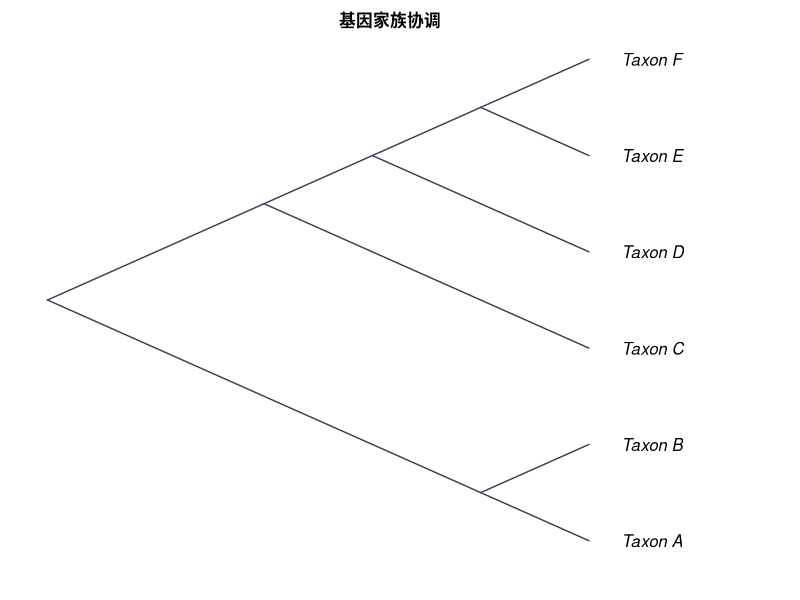

Reproduce this figure in R.
#!/usr/bin/env Rscript
# CladeForge reproducible-analysis script
# Project : 基因家族协调
# Format  : CladeForge project v0.2.0
# Software: CladeForge 0.3.0 (this header is the provenance stamp a
#           reproducibility checklist asks for: software version, generation
#           time and the analysis parameters are printed beside the numbers)
# Generated: (timestamp omitted in fixture)
#
# PARAMETER SUMMARY (what the app used):
#   * parsimony: tie-break = parent-state first, then tip frequency, then
#     declaration order; the reported single path is ONE of possibly many
#     equally parsimonious reconstructions.
#   * Mk: each character's rate is the application's own fit (maximum-likelihood fit (1-D profile over the pruning likelihood)),
#     baked in at generation time; the script replays that number instead of
#     re-fitting, so its posteriors match what the app reported. Characters the
#     app could not fit fall back to 1 / mean(branch length) with a printed
#     note. Display threshold applied post hoc; the posterior is marginal
#     (per-node), NOT joint.
#   * The R implementation below computes the likelihood in ORDINARY space
#     while the app runs in log-space: values agree to floating-point noise on
#     modest trees but can drift on very large or very unbalanced ones.
#   * Node ancestral states asserted by the user in CladeForge are IGNORED by
#     the parsimony baseline (independent reference by design); the R script
#     reproduces that baseline, not the user's hypotheses.
#
# What this script reproduces, and what it does not:
#   REPRODUCED (same algorithms as the application):
#     * Sankoff parsimony with the project's step matrix (advisory baseline);
#     * equal-rates Mk ancestral-state reconstruction (pruning + up-pass), i.e.
#       the posterior probabilities the app reports.
#   APPROXIMATED:
#     * a PDF figure drawn from the same data — character-coloured tips,
#       posterior pies, legend — in the project's cladogram layout
#       (equal branch spacing, like the CladeForge cladogram (branch lengths ignored)). It is NOT a pixel copy of the on-screen figure: manual
#       node positions, collapsed clades, custom reticulation edges, era bands
#       and the interactive ladderising order are GUI state that ape does not
#       consume. The topology, tip labels, states and posteriors are identical;
#       the geometry is a same-data rendering.
#   Branch lengths: present, used as given.
# Run with: Rscript this_file.R   (install.packages("ape") if needed)

library(ape)

# The tree is assembled from vectors rather than parsed from Newick, so every
# label survives byte-exact even where ape's own reader would mangle it.
tree <- structure(
  list(
    edge = matrix(c(7, 8, 7, 9, 8, 1, 8, 2, 9, 3, 9, 10, 10, 4, 10, 11, 11, 5, 11, 6), ncol = 2, byrow = TRUE),
    edge.length = c(40, 40, 60, 60, 60, 30, 30, 15, 15, 15),
    Nnode = 5L,
    tip.label = c("Taxon_A", "Taxon_B", "Taxon_C", "Taxon_D", "Taxon_E", "Taxon_F"),
    node.label = c("物种根", "N1", "N2", "N3", "N4")
  ),
  class = "phylo"
)

# Branch lengths, with an explicit unit-length fallback: a cladogram-only project
# serialises no lengths at all, and 1 / mean(NULL) would poison every
# transition probability below.
bl <- tree$edge.length
if (is.null(bl) || !any(is.finite(bl) & bl > 0)) {
  bl <- rep(1, nrow(tree$edge))
  cat("NOTE: the tree carries no usable branch lengths; Mk probabilities and the\n")
  cat("      figure use unit (equal) branch lengths, i.e. topology-only inference.\n\n")
}

# Equal-rates Mk rate: one expected substitution per mean branch, so the
# transition probabilities are invariant to the tree's absolute scale. Every
# length above is already resolved the way the application resolves it (a
# recorded 0 is a real zero; unset / negative / non-finite became 1), so the mean
# runs over ALL of them — filtering here would drop zero-length and unmeasured
# edges from the average and make this script reconstruct at a different rate
# than the application reports. Deriving it from the fallback-protected bl
# above is what keeps the rate finite for a cladogram-only project.
#
# This fallback rate is used ONLY for a character the application itself could
# not fit (NULL rate below); characters with a baked rate replay the
# application's ML value, so the script's posteriors match the app's instead
# of drifting with the branch-length mean.
rate <- 1 / mean(bl)


characters <- list(

)

# --- helpers ----------------------------------------------------------------

## Equal-rates (ER) Mk transition matrix P(t): the same closed form used by
## CladeForge's inference assistant. The rate is scaled by the mean branch
## length so probabilities are invariant to the tree's absolute scale.
p_er <- function(t, k, rate) {
  e <- exp(-k * rate * t)
  P <- matrix(1 / k, k, k) - (1 / k) * e
  diag(P) <- 1 / k + ((k - 1) / k) * e
  P
}

## Sankoff parsimony down/up pass. 'cost' is k x k; tips absent from tip_states
## are treated as missing data.
sankoff <- function(tree, tip_states, states, cost) {
  ntip <- length(tree$tip.label)
  k <- length(states)
  sidx <- setNames(seq_len(k), states)
  x <- sidx[tip_states[tree$tip.label]]
  parent <- tree$edge[, 1]
  child <- tree$edge[, 2]
  kids <- split(child, parent)
  root <- setdiff(unique(parent), unique(child))
  g <- matrix(0, nrow = ntip + tree$Nnode, ncol = k)
  rownames(g) <- as.character(seq_len(ntip + tree$Nnode))
  ## Down-pass: internal node indices decrease from root, so descending order
  ## visits children before parents.
  for (v in sort(as.integer(names(kids)), decreasing = TRUE)) {
    for (i in seq_len(k)) {
      total <- 0
      for (ch in kids[[as.character(v)]]) {
        if (ch <= ntip) {
          xi <- x[[ch]]
          if (is.na(xi)) next
          total <- total + min(cost[i, ] + ifelse(seq_len(k) == xi, 0, Inf))
        } else {
          total <- total + min(cost[i, ] + g[as.character(ch), ])
        }
      }
      g[as.character(v), i] <- total
    }
  }
  ## Up-pass: assign each node a state minimising cost given its parent.
  node_state <- integer(ntip + tree$Nnode)
  walk <- function(v, parent_state) {
    base <- if (parent_state == 0L) rep(0, k) else cost[parent_state, ]
    scores <- base + g[as.character(v), ]
    best <- which.min(scores)
    node_state[v] <<- best
    for (ch in kids[[as.character(v)]]) {
      if (ch > ntip) walk(ch, best)
    }
  }
  walk(root, 0L)
  list(cost = min(g[as.character(root), ]),
       states = node_state, k = k)
}

## Equal-rates Mk marginal ancestral reconstruction: Felsenstein pruning
## (down-pass) + parent/sibling up-pass, normal space. Uses the script-level
## 'bl' (which already falls back to unit lengths when the tree has none) and the
## 'rate' is passed per character: the application's own ML fit for that
## character when it has one, else the 1 / mean usable branch length fallback.
## For very large or very unbalanced trees prefer log-space implementations
## (phangorn::ace, phytools).
mk_asr <- function(tree, tip_states, states, rate) {
  ntip <- length(tree$tip.label)
  k <- length(states)
  sidx <- setNames(seq_len(k), states)
  x <- sidx[tip_states[tree$tip.label]]
  parent <- tree$edge[, 1]
  child <- tree$edge[, 2]
  kids <- split(seq_along(child), parent)  # edge-row indices per parent
  root <- setdiff(unique(parent), unique(child))
  L <- matrix(1, nrow = ntip + tree$Nnode, ncol = k)
  rownames(L) <- as.character(seq_len(ntip + tree$Nnode))
  for (v in sort(as.integer(names(kids)), decreasing = TRUE)) {
    rows <- kids[[as.character(v)]]
    vec <- rep(1, k)
    for (r in rows) {
      ch <- child[r]
      m <- if (ch <= ntip) {
        xi <- x[[ch]]
        if (is.na(xi)) rep(1, k) else as.numeric(seq_len(k) == xi)
      } else L[as.character(ch), ]
      vec <- vec * (p_er(bl[r], k, rate) %*% m)
    }
    s <- sum(vec)
    L[as.character(v), ] <- if (s > 0) vec / s else rep(1 / k, k)
  }
  G <- matrix(1 / k, nrow = ntip + tree$Nnode, ncol = k)
  rownames(G) <- rownames(L)
  for (v in sort(as.integer(names(kids)))) {
    rows <- kids[[as.character(v)]]
    for (r in rows) {
      ch <- child[r]
      if (ch <= ntip) next
      sib_msg <- rep(1, k)
      for (r2 in rows) {
        ch2 <- child[r2]
        if (ch2 == ch) next
        m2 <- if (ch2 <= ntip) {
          xi <- x[[ch2]]
          if (is.na(xi)) rep(1, k) else as.numeric(seq_len(k) == xi)
        } else L[as.character(ch2), ]
        sib_msg <- sib_msg * (p_er(bl[r2], k, rate) %*% m2)
      }
      G[as.character(ch), ] <- p_er(bl[r], k, rate) %*% (G[as.character(v), ] * sib_msg)
      G[as.character(ch), ] <- G[as.character(ch), ] / sum(G[as.character(ch), ])
    }
  }
  post <- L * G
  post <- post / rowSums(post)
  list(posterior = post)
}

# --- analysis ---------------------------------------------------------------

cat("CladeForge reproducible analysis\n")
cat("Tree:", Ntip(tree), "tips,", tree$Nnode, "internal nodes\n\n")

internal_nodes <- (length(tree$tip.label) + 1):(length(tree$tip.label) + tree$Nnode)

for (ch in characters) {
  cat("== Character:", ch$name, "==\n")
  if (ch$type != "discrete" || length(ch$states) < 2) {
    cat("   continuous or single-state: exported as data only\n\n")
    next
  }
  scored <- ch$tips[names(ch$tips) %in% tree$tip.label]
  cost <- ch$cost
  if (is.null(cost)) {
    k <- length(ch$states)
    cost <- matrix(1, k, k); diag(cost) <- 0
  }
  sp <- sankoff(tree, scored, ch$states, cost)
  cat(sprintf("   Sankoff minimum cost: %g (step-matrix units)\n", sp$cost))
  ch_rate <- if (is.null(ch$rate)) {
    cat(sprintf("   NOTE: the application could not fit a rate for this character; using 1 / mean(branch length) = %g\n", rate))
    rate
  } else ch$rate
  asr <- mk_asr(tree, scored, ch$states, ch_rate)
  cat("   Mk posterior at each internal node (states:",
      paste(ch$states, collapse = " / "), ")\n")
  print(round(asr$posterior[as.character(internal_nodes), , drop = FALSE], 3))
  cat("\n")
}

# --- figure -----------------------------------------------------------------
# A same-data rendering of the GUI figure: character-coloured tips (first
# discrete character) + posterior pies at internal nodes + auto legend, in the
# layout the project is displayed as. Manual positions / collapsed clades /
# custom edges / era bands are GUI-only and are not reproduced here.

discrete <- Filter(function(ch) ch$type == "discrete" && length(ch$states) >= 2, characters)

# cairo_pdf renders unicode labels reliably; use pdf() if cairo is unavailable.
cairo_pdf("cladeforge_reconstruction.pdf", width = 9, height = 7)
par(mar = c(2, 1, 2, 2), xpd = NA)
cat("Figure layout: type = cladogram, use.edge.length = FALSE",
    "(equal branch spacing, like the CladeForge cladogram (branch lengths ignored))\n")
plot(tree, type = "cladogram", use.edge.length = FALSE,
     show.tip.label = TRUE,
     label.offset = 0.3,
     edge.color = "#374151", edge.width = 1.4)
title(main = "基因家族协调", cex.main = 1.0)

if (length(discrete) > 0) {
  main <- discrete[[1]]
  scored <- main$tips[names(main$tips) %in% tree$tip.label]
  k <- length(main$states)
  cost <- main$cost
  if (is.null(cost)) { cost <- matrix(1, k, k); diag(cost) <- 0 }

  tip_col <- rep("#6b7280", Ntip(tree))
  names(tip_col) <- tree$tip.label
  for (lab in names(scored)) tip_col[[lab]] <- main$colors[[match(scored[[lab]], main$states)]]
  tiplabels(pch = 16, col = tip_col, cex = 1.4, offset = 0.15)

  asr <- mk_asr(tree, scored, main$states, if (is.null(main$rate)) rate else main$rate)
  nodelabels(node = internal_nodes, pie = asr$posterior[as.character(internal_nodes), , drop = FALSE],
             piecol = main$colors, cex = 0.7)
  legend("topleft", legend = main$states, fill = main$colors,
         title = main$name, bty = "n", cex = 0.8)
}

dev.off()

cat("Wrote cladeforge_reconstruction.pdf\n")
